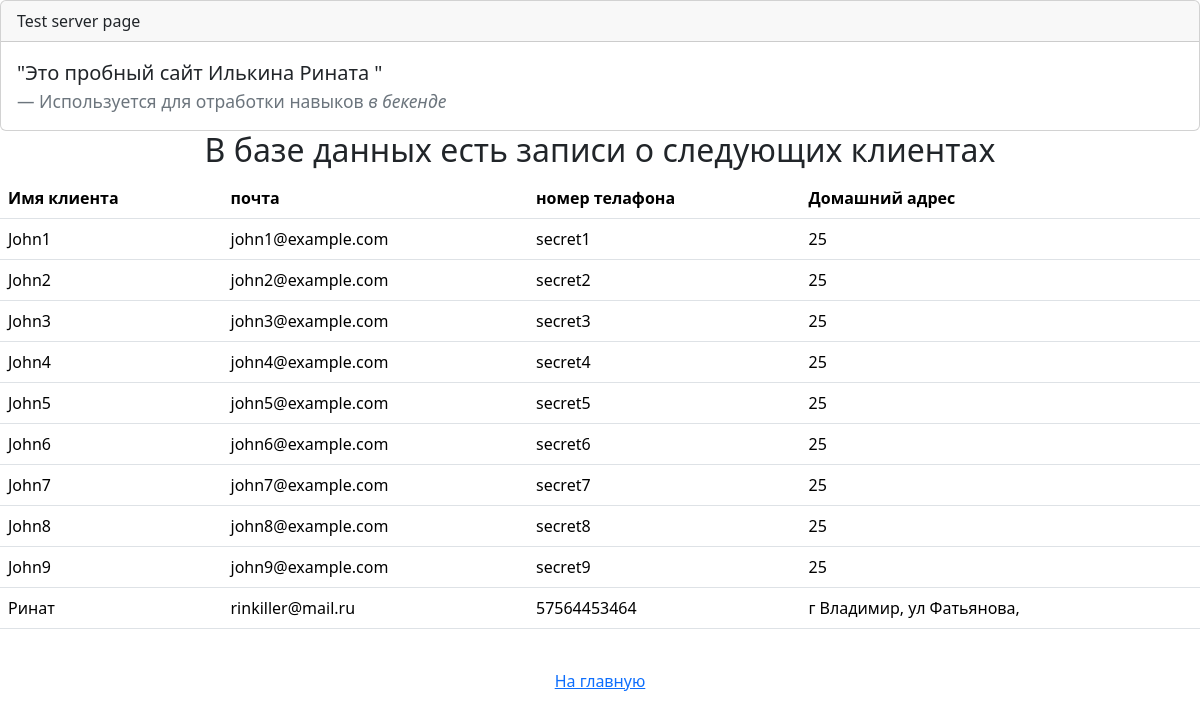
The app's page /get-all-clients/ with its own data.
### app1/models.py (models this page shows, shortened)
class Сlient(models.Model):
    name = models.CharField(max_length=20)
    mail = models.CharField(max_length=80)
    telNumber = models.CharField(max_length=11)
    adress = models.CharField(max_length=25)
    date = models.DateTimeField(default=timezone.now)

### app1/views.py (the view)
# urls.py: path('get-all-clients/', views.get_all_clients_in_db, name='get-all-client'),
def get_all_clients_in_db(request):
    clients = Сlient.objects.all()
    return render(request, 'app1/get_all_clients.html', {'title':"Список всех клиентов",'clients':clients})

### app1/templates/app1/get_all_clients.html (shortened to what this page needs)
{% extends 'base.html' %}
{% block content %}
    <center>
        <h2>В базе данных есть записи о следующих клиентах</h2>
        <table class="table">
                <thead><tr><th scope="col">Имя клиента</th><th scope="col">почта</th><th scope="col">номер телафона</th><th scope="col">Домашний адрес</th></tr></thead>
                <tbody>
                    {% for client in clients %}
                        <tr><td>{{ client.name }}</td><td>{{ client.mail }}</td><td>{{ client.telNumber }}</td><td>{{ client.adress }}</td></tr>
                    {% endfor %}
                </tbody>
        </table>
        <br>
        <a href="{% url 'index' %}">На главную</a>
    </center>
{% endblock %}

### templates/base.html (shortened to what this page needs)
<!DOCTYPE html>
<html lang="en">
<head>
    <link href="https://cdn.jsdelivr.net/npm/bootstrap@5.3.2/dist/css/bootstrap.min.css" rel="stylesheet">
    <link rel="stylesheet" href="">
  </head>
<body>
    <div class="card">
        <div class="card-header">
          Test server page
        </div>
        <div class="card-body">
          <blockquote class="blockquote mb-0">
            <p>"Это пробный сайт Илькина Рината "</p>
            <footer class="blockquote-footer">Используется для отработки навыков <cite title="Source Title">в бекенде</cite></footer>
          </blockquote>
        </div>
      </div>
    {% block content %}{% endblock %}
</body>
</html>

### records on screen
Сlient: name "John1", mail "john1@example.com", telNumber "secret1", adress "25"
Сlient: name "John2", mail "john2@example.com", telNumber "secret2", adress "25"
Сlient: name "John3", mail "john3@example.com", telNumber "secret3", adress "25"
Сlient: name "John4", mail "john4@example.com", telNumber "secret4", adress "25"
Сlient: name "John5", mail "john5@example.com", telNumber "secret5", adress "25"
Сlient: name "John6", mail "john6@example.com", telNumber "secret6", adress "25"
Сlient: name "John7", mail "john7@example.com", telNumber "secret7", adress "25"
Сlient: name "John8", mail "john8@example.com", telNumber "secret8", adress "25"
Сlient: name "John9", mail "john9@example.com", telNumber "secret9", adress "25"
Сlient: name "Ринат", mail "rinkiller@mail.ru", telNumber "57564453464", adress "г Владимир, ул Фатьянова,"
